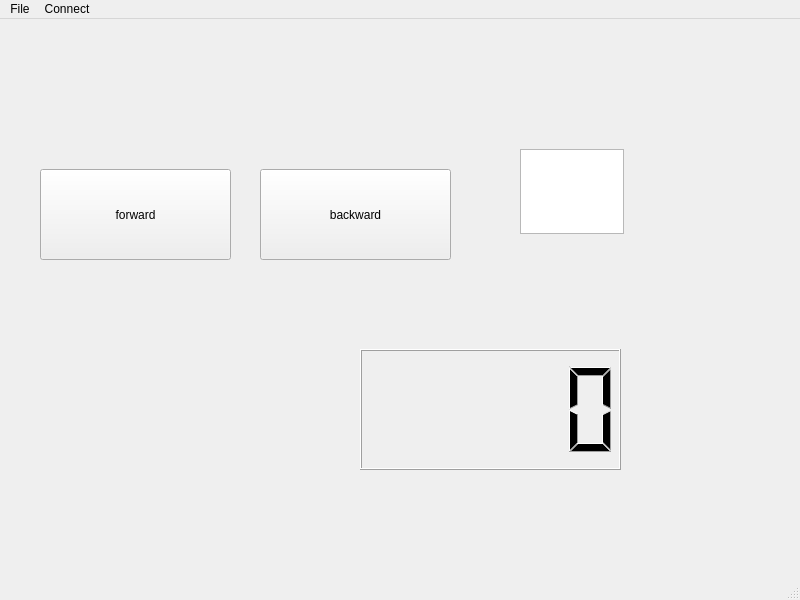
<?xml version="1.0" encoding="UTF-8"?>
<ui version="4.0">
 <class>MainWindow</class>
 <widget class="QMainWindow" name="MainWindow">
  <property name="geometry">
   <rect>
    <x>0</x>
    <y>0</y>
    <width>800</width>
    <height>600</height>
   </rect>
  </property>
  <property name="windowTitle">
   <string>MainWindow</string>
  </property>
  <widget class="QWidget" name="centralwidget">
   <widget class="QPushButton" name="forwardButton">
    <property name="geometry">
     <rect>
      <x>40</x>
      <y>150</y>
      <width>191</width>
      <height>91</height>
     </rect>
    </property>
    <property name="text">
     <string>forward</string>
    </property>
   </widget>
   <widget class="QPushButton" name="backwardButton">
    <property name="geometry">
     <rect>
      <x>260</x>
      <y>150</y>
      <width>191</width>
      <height>91</height>
     </rect>
    </property>
    <property name="text">
     <string>backward</string>
    </property>
   </widget>
   <widget class="QTextEdit" name="textEdit">
    <property name="geometry">
     <rect>
      <x>520</x>
      <y>130</y>
      <width>104</width>
      <height>85</height>
     </rect>
    </property>
   </widget>
   <widget class="QLCDNumber" name="lcdNumber">
    <property name="geometry">
     <rect>
      <x>360</x>
      <y>330</y>
      <width>261</width>
      <height>121</height>
     </rect>
    </property>
   </widget>
  </widget>
  <widget class="QMenuBar" name="menubar">
   <property name="geometry">
    <rect>
     <x>0</x>
     <y>0</y>
     <width>800</width>
     <height>33</height>
    </rect>
   </property>
   <widget class="QMenu" name="menuFile">
    <property name="title">
     <string>File</string>
    </property>
   </widget>
   <widget class="QMenu" name="menuConnect">
    <property name="title">
     <string>Connect</string>
    </property>
    <addaction name="actionPort"/>
    <addaction name="separator"/>
    <addaction name="actiontest"/>
   </widget>
   <addaction name="menuFile"/>
   <addaction name="menuConnect"/>
  </widget>
  <widget class="QStatusBar" name="statusbar"/>
  <action name="actionPort">
   <property name="text">
    <string>Port</string>
   </property>
  </action>
  <action name="actiontest">
   <property name="text">
    <string>test</string>
   </property>
  </action>
 </widget>
 <resources/>
 <connections/>
</ui>
